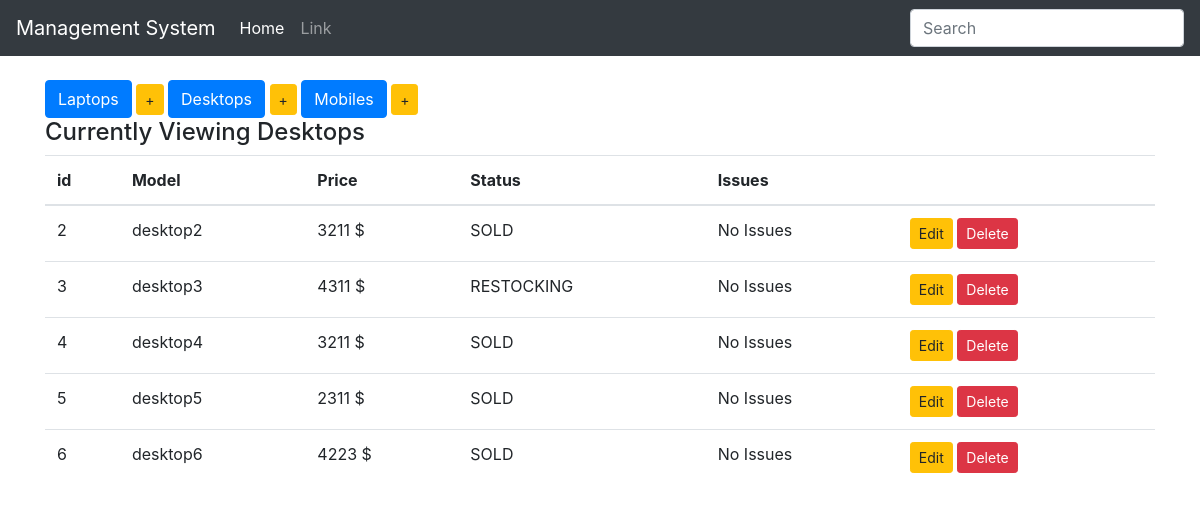
Page /display_desktop on the committed database.
### inventory/models.py (models this page shows, shortened)
class Device(models.Model):
    type = models.CharField(max_length=200, blank=False)
    price = models.IntegerField()
    choices = (
        ('AVAILABLE', 'Item ready to be purchased'),
        ('SOLD', 'Item already purchased'),
        ('RESTOCKING', 'Item restocking in few days')
    )
    status = models.CharField(max_length=10, choices=choices, default='SOLD')
    issues = models.CharField(max_length=50, default="No Issues")
    class Meta:
        abstract = True

class Desktops(Device):
    pass

### inventory/views.py (the view)
# urls.py: path('display_desktop',display_desktops,name='display_desktops'),
def display_desktops(request):
    items=Desktops.objects.all()
    context={
        "items":items,
        'header': 'Desktops',
    }
    return render(request,'index.html',context)

### inventory/templates/index.html
{% extends 'base.html' %}
{% block body %}
  <div class="add_buttons">
    <div class="button-group">
      <a href="{% url 'display_laptops' %}" class="btn btn-primary btn-md btn-trim" role="button"> Laptops</a>
      <a href="{% url 'add_laptop' %}" class="btn btn-warning btn-sm btn-pad" role="button"> +</a>
      <a href="{% url 'display_desktops' %}" class="btn btn-primary btn-md btn-trim" role="button"> Desktops</a>
      <a href="{% url 'add_desktop' %}" class="btn btn-warning btn-sm btn-pad" role="button"> +</a>
      <a href="{% url 'display_mobiles' %}" class="btn btn-primary btn-md btn-trim" role="button"> Mobiles</a>
      <a href="{% url 'add_mobile' %}" class="btn btn-warning btn-sm btn-pad" role="button"> +</a>
    </div>
  </div>
  <div>
    <h4>Currently Viewing {{ header }}</h4>
  </div>
  <table class="table table-hover">
    <thead>
      <tr>
        <th>id</th>
        <th>Model</th>
        <th>Price</th>
        <th>Status</th>
        <th>Issues</th>
        <th></th>
      </tr>
    </thead>
    <tbody>
      {% for item in items %}
      <tr>
        <td>{{ item.pk }}
        <td>{{ item.type }}</td>
        <td>{{ item.price }} $</td>
        <td>{{ item.status }}</td>
        <td>{{ item.issues }}</td>
          {% if header == "Laptops" %}
         <td>
             <a href="{% url 'edit_laptop' item.pk %}" class="btn btn-warning btn-sm" role="button">Edit</a>
             <a href="{% url 'delete_desktop' item.pk %}" class="btn btn-danger btn-sm" role="button">Delete</a>
         </td>
          {% elif header == "Desktops" %}
         <td>
             <a href="{% url 'edit_desktop' item.pk %}" class="btn btn-warning btn-sm" role="button">Edit</a>
             <a href="{% url 'delete_desktop' item.pk %}" class="btn btn-danger btn-sm" role="button">Delete</a>
         </td>
          {% else %}
         <td>
             <a href="{% url 'edit_mobile' item.pk %}" class="btn btn-warning btn-sm" role="button">Edit</a>
             <a href="{% url 'edit_mobile' item.pk %}" class="btn btn-danger btn-sm" role="button">Delete</a>
         </td>
    {% endif %}
      {% endfor %}
    </tbody>
  </table>
{% endblock %}

### rows in the picture
Desktops: pk "2", type "desktop2", price "3211", status "SOLD", issues "No Issues"
Desktops: pk "3", type "desktop3", price "4311", status "RESTOCKING", issues "No Issues"
Desktops: pk "4", type "desktop4", price "3211", status "SOLD", issues "No Issues"
Desktops: pk "5", type "desktop5", price "2311", status "SOLD", issues "No Issues"
Desktops: pk "6", type "desktop6", price "4223", status "SOLD", issues "No Issues"

### other values in the picture
{{ header }} "Desktops"
